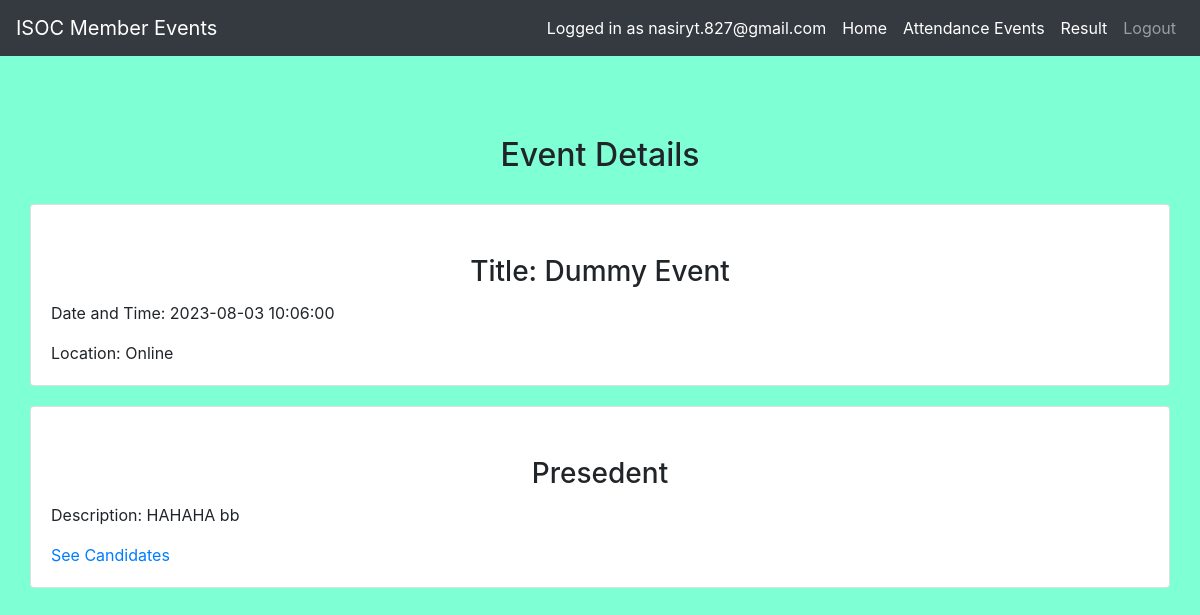
/event_details.php?event_id=1 (signed in), run on the app's committed database.
### tables this page shows
CREATE TABLE `events` (
  `EventID` int(11) NOT NULL,
  `Title` varchar(100) NOT NULL,
  `Description` text NOT NULL,
  `DateTime` datetime NOT NULL,
  `Location` varchar(20) NOT NULL,
  `Organizer` int(11) NOT NULL
);

CREATE TABLE `votingpositions` (
  `PositionID` int(11) NOT NULL,
  `EventID` int(11) NOT NULL,
  `PositionTitle` varchar(100) NOT NULL,
  `Description` text NOT NULL
);

### event_details.php (the view, shortened to what this page needs)
<?php
include 'config.php';
if (isset($_GET["event_id"]) && !empty($_GET["event_id"])) {
    $event_id = $_GET["event_id"];
} else {
    header("Location: user_attendance.php");
    exit;
}
$event_query = "SELECT * FROM Events WHERE EventID = '$event_id'";
$result = mysqli_query($conn, $event_query);
$event = mysqli_fetch_assoc($result);
$voting_query = "SELECT * FROM VotingPositions WHERE EventID = '$event_id'";
$result = mysqli_query($conn, $voting_query);
$voting_positions = mysqli_fetch_all($result, MYSQLI_ASSOC);
?>
<!DOCTYPE html>
<html>
<head>
    <link rel="stylesheet" href="https://stackpath.bootstrapcdn.com/bootstrap/4.5.2/css/bootstrap.min.css">
</head>
<body>
    <?php include('navbar.php'); ?>
    <div class="container">
        <h2 class="text-center">Event Details</h2>
        <div class="card">
            <div class="card-body">
                <h3 class="card-title">Title: <?php echo $event['Title']; ?></h3>
                <p class="card-text">Date and Time: <?php echo $event['DateTime']; ?></p>
                <p class="card-text">Location: <?php echo $event['Location']; ?></p>
            </div>
        </div>
        <?php foreach ($voting_positions as $position) { ?>
            <div class="card">
                <div class="card-body">
                    <h3 class="card-title"><?php echo $position['PositionTitle']; ?></h3>
                    <p class="card-text">Description: <?php echo $position['Description']; ?></p>
                    <a href="candidate_list.php?event_id=<?php echo $event_id; ?>&position_id=<?php echo $position['PositionID']; ?>" class="card-link">See Candidates</a>
                </div>
            </div>
        <?php } ?>
    </div>
</body>
</html>

### event_details.php (style rules this page uses)
body { background-color: aquamarine; }
.container { padding: 50px 0; }
.card { margin-bottom: 20px; }
h1, h2, h3, h4 { margin-top: 30px; margin-bottom: 30px; text-align: center; }

### data on the page
events: Title "Dummy Event", DateTime "2023-08-03 10:06:00", Location "Online"
votingpositions: PositionTitle "Presedent", Description "HAHAHA bb"

### other printed values
$_SESSION["email"] "nasiryt.827@gmail.com"
